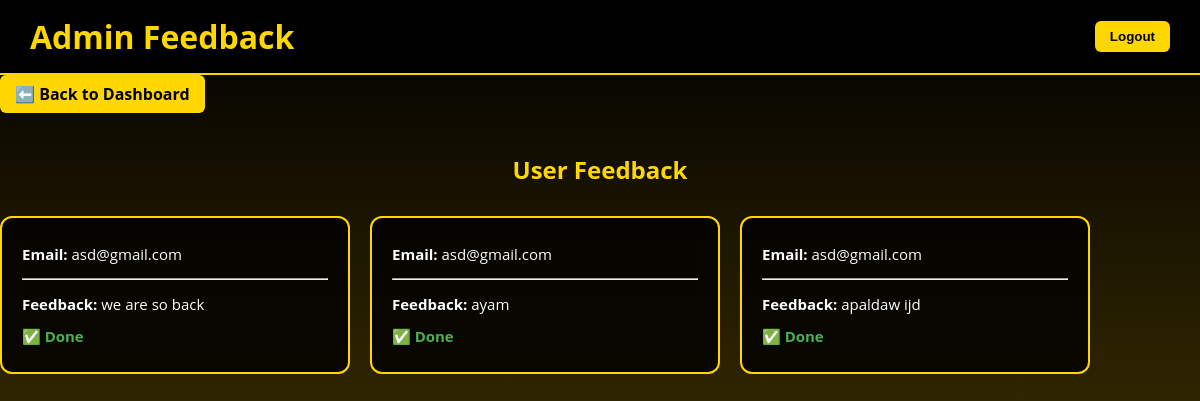
Screenshot of /ivory_palace/admin_feedback.php (signed in) with the database file from the repository.
### tables this page shows
CREATE TABLE `feedback` (
  `feedback_id` int(11) NOT NULL,
  `user_id` int(11) DEFAULT NULL,
  `email` varchar(100) DEFAULT NULL,
  `feedback_text` text DEFAULT NULL,
  `date_submitted` timestamp NOT NULL DEFAULT current_timestamp(),
  `feedback_status` varchar(20) NOT NULL DEFAULT 'Pending'
);

### ivory_palace/admin_feedback.php (the view, shortened to what this page needs)
<?php
include 'db_connect.php';
$sql = "SELECT * FROM feedback ORDER BY date_submitted DESC";
$result = $conn->query($sql);
?>
<!DOCTYPE html>
<html lang="en">
<head>
<link rel="stylesheet" href="style.css">
<header>
    <h1>Admin Feedback</h1>
    <form action="logout.php" method="POST">
        <button type="submit" class="logout-btn">Logout</button>
    </form>
</header>
</head>
<body>
<main>
    <a href="admin_dashboard.php" class="back-btn">⬅️ Back to Dashboard</a>
    <h2>User Feedback</h2>
    <div class="feedback-container">
        <?php if ($result->num_rows > 0): ?>
            <?php while($row = $result->fetch_assoc()): ?>
                <?php
                    $status_emoji = ($row['feedback_status'] == 'Done') ? '✅' : '⏳';
                ?>
                <div class="feedback-card">
                    <p><strong>Email:</strong> <?= htmlspecialchars($row['email'] ?? 'Guest') ?></p>
                    <span><hr></span>
                    <p><strong>Feedback:</strong> <?= htmlspecialchars($row['feedback_text']) ?></p>
                    <p class="status <?= $row['feedback_status'] ?? 'Pending' ?>"><?= $status_emoji ?> <?= $row['feedback_status'] ?? 'Pending' ?></p>
                </div>
            <?php endwhile; ?>
        <?php else: ?>
            <p style="text-align:center;">No feedback available.</p>
        <?php endif; ?>
    </div>
</main>
</body>
</html>

### ivory_palace/style.css (style rules this page uses)
body { font-family: 'Segoe UI', Tahoma, Geneva, Verdana, sans-serif; background: linear-gradient(to bottom, #000000 0%, #1a1a1a 40%, #c8c6ba 100%); min-height: 100vh; color: #EEEEEE; margin: 0; padding: 0; height: 100%; display: flex; flex-direction: column; }
main { flex: 1; }
header { padding: 1rem; display: flex; justify-content: center; align-items: center; color: #EEEEEE; position: relative; }
:root { --line-thickness: 10px; --line-gap: 20px; }

### ivory_palace/admin_feedback.php (style rules this page uses)
body { margin: 0; font-family: 'Open Sans', sans-serif; background: linear-gradient(to bottom, #000, #302501ff, #857100ff); color: #fff; }
header { display: flex; justify-content: space-between; align-items: center; background: #000; padding: 15px 30px; border-bottom: 2px solid #ffd700; }
header h1 { color: #ffd700; }
.logout-btn { background: #ffd700; color: #000; border: none; padding: 8px 15px; border-radius: 6px; font-weight: bold; cursor: pointer; transition: 0.3s; }
header h1 { color: #ffd700; margin: 0; }
h2 { text-align: center; color: #ffd700; margin-bottom: 30px; }
.feedback-container { display: grid; grid-template-columns: repeat(auto-fill, minmax(280px, 350px)); gap: 20px; align-items: start; }
.feedback-card { background: rgba(0,0,0,0.8); border: 2px solid #ffd700; border-radius: 12px; padding: 20px; display: flex; flex-direction: column; word-wrap: break-word; overflow-wrap: break-word; height: fit-content; }
.feedback-card p { margin: 6px 0; font-size: 15px; word-wrap: break-word; overflow-wrap: break-word; }
.status { font-weight: bold; display: inline-flex; align-items: center; gap: 6px; }
.status.Done { color: #4caf50; }
.back-btn { display: inline-block; margin-bottom: 20px; padding: 8px 15px; background: #ffd700; color: #000; border-radius: 6px; text-decoration: none; font-weight: bold; transition: 0.3s; }

### rows the page displays
feedback: email "asd@gmail.com", feedback_text "we are so back", feedback_status "✅", feedback_status "Done"
feedback: email "asd@gmail.com", feedback_text "ayam", feedback_status "✅", feedback_status "Done"
feedback: email "asd@gmail.com", feedback_text "apaldaw ijd", feedback_status "✅", feedback_status "Done"
